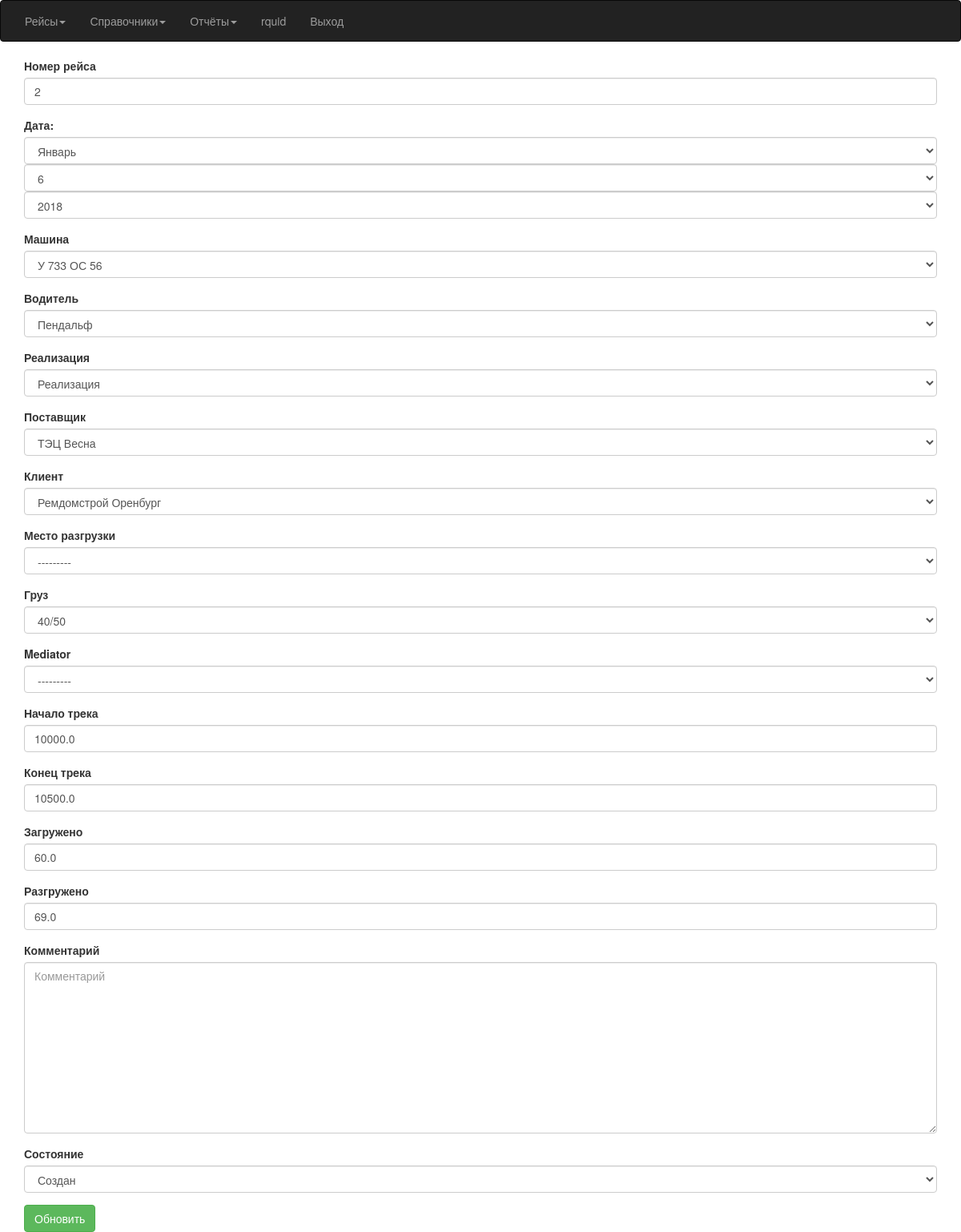
Screenshot of /Race/update14/ (signed in) with the database file from the repository.
### Avtoregion/models.py (models this page shows, shortened)
class Race(models.Model):
    CREATE = 'Создан'
    LOAD = 'Загружен'
    UNLOAD = 'Выгружен'
    FINISH = 'Закончен'
    END = 'Проведен'
    ACCIDENT = 'Авария'
    STATE = (
        (CREATE, 'Создан'),
        (LOAD, 'Зазгружен'),
        (UNLOAD, 'Выгружен'),
        (FINISH, 'Закончена'),
        (END, 'Проведена'),
        (ACCIDENT, 'Авария'),
    )
    TYPE = (
        ('Реализация', 'Реализация'),
        ('Услуга', 'Услуга')
    )
    id_race = models.AutoField(primary_key=True)
    name_race = models.CharField(max_length=5, default='Рейс')
    race_date = models.DateField(default=date.today)
    car = models.ForeignKey(Car)
    driver = models.ForeignKey(Driver)
    type_ship = models.CharField(default=TYPE[0], choices=TYPE, max_length=10)
    supplier = models.ForeignKey(Supplier)
    customer = models.ForeignKey(Customer)
    shipment = models.ForeignKey(Shipment, null=True, blank=True)
    product = models.ForeignKey(Product)
    mediator = models.ForeignKey(Mediator, null=True, blank=True)
    s_milage = models.FloatField(default=0)
    e_milage = models.FloatField(default=0)
    weight_load = models.FloatField(default=0)
    weight_unload = models.FloatField(default=0)
    comm = models.TextField(null=True, blank=True)
    state = models.CharField(default=STATE[0], choices=STATE, max_length=9)
    create_time = models.DateTimeField(auto_now=True)

### Avtoregion/views.py (the view)
# urls.py: url(r'^Race/update(?P<pk>\d+)/$', views.RaceUpdate.as_view(), name='RaceUpdate'),
class RaceUpdate(SuccessMessageMixin, PermissionRequiredMixin, UpdateView):
    model = Race
    form_class = RaceForm
    success_message = "Рейс %(name_race)s обновлён успешно"
    permission_required = ('races.update_race',)

### Avtoregion/forms.py
class RaceForm(ModelForm):
    race_date = DateField(widget=SelectDateWidget(), initial=timezone.now, label='Дата:')
    class Meta:
        model = Race
        fields = '__all__'
        labels = {
                  'name_race': 'Номер рейса',
                  'car': 'Машина',
                  'driver': 'Водитель',
                  'type_ship': 'Реализация',
                  'supplier': 'Поставщик',
                  'customer': 'Клиент',
                  'shipment': 'Место разгрузки',
                  'product': 'Груз',
                  's_milage': 'Начало трeка',
                  'e_milage': 'Конец трeка',
                  'weight_unload': 'Разгружено',
                  'weight_load': 'Загружено',
                  'comm': 'Комментарий',
                  'state': 'Состояние',
        }

### Avtoregion/models.py (called while the page is built)
    def __str__(self):
        return '%s' % self.name

    def __str__(self):
        return '%s' % self.name

    def __str__(self):
        return '%s' % self.name

    def __str__(self):
        return '%s' % self.name

    def __str__(self):
        return '%s' % self.number

### templates/Avtoregion/race_form.html (shortened to what this page needs)
{% extends "index.html" %}
{% load bootstrap3 %}
{% block content %}
 <div class="container table-responsive">
 <form action="" method="post">
 {% for field in form %}
	 {% bootstrap_field field %}
 {% endfor %}
	  {% buttons %}
        <button class="btn btn-success"> {% bootstrap_icon "star" %} Обновить</button>
	  {% endbuttons %}
</form>
 </div>
{% endblock %}

### templates/index.html (shortened to what this page needs)
{% load static %}
<!DOCTYPE html>
<html lang="ru">
<head>
	<link rel="stylesheet" href="{% static "css/bootstrap.min.css" %}">
</head>
{% if user.is_anonymous %}
    <body>
    {% block login %}
    {% endblock %}
    </body>
{% else %}
    <body>
    <nav class="navbar navbar-inverse">
	    <div class="container-fluid">
		    <ul class="nav navbar-nav">
			    <li class="dropdown">
				    <a class="dropdown-toggle" data-toggle="dropdown" href="{% url 'Race' %}">Рейсы<span class="caret"></span></a>
			    </li>
			    <li class="dropdown">
				    <a class="dropdown-toggle" href="index.html" data-toggle="dropdown">Справочники<span class="caret"></span></a>
			    </li>
			    <li class="dropdown">
				    <a class="dropdown-toggle" data-toggle="dropdown" href="index.html">Отчёты<span class="caret"></span></a>
			    </li>
			    <li class="navbar-text">{{ user }}</li>
			    <li><a class="navbar-link" href="{% url 'logout' %}">Выход</a></li>
		    </ul>
	    </div>
    </nav>
		{% block content %}
		{% endblock %}
    </body>
{% endif %}
</html>

### rows the page displays
Race: name_race "2" "У 733 ОС 56" "Пендальф" "Реализация" "ТЭЦ Весна" "Ремдомстрой Оренбург" "---------" "40/50" "---------" "10000.0" "10500.0" "60.0" "69.0" "Создан"

### other values shown
{{ user }} "rquid"
